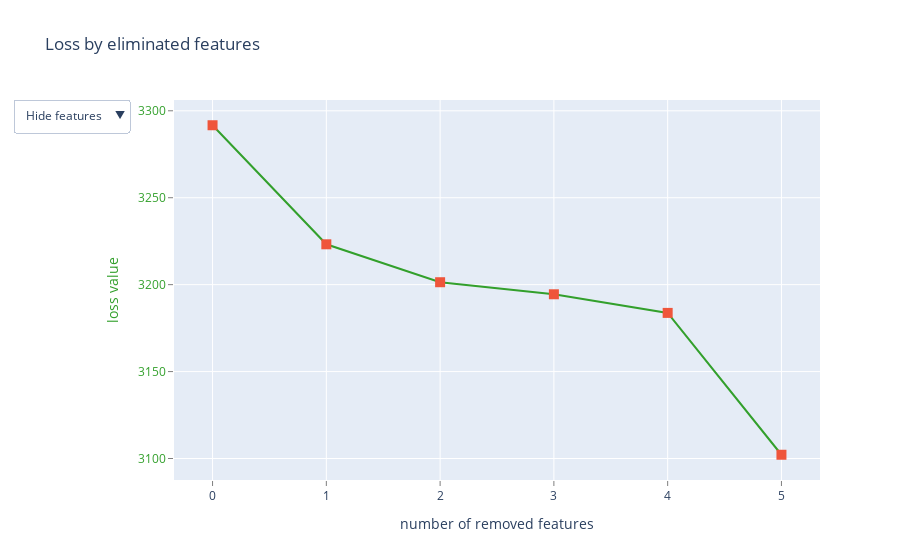

Notebook cell for this chart:
### Code cell
summary = cat_model.select_features(
                    X = X_train,
                    y = y_train,
                    eval_set=(X_test, y_test),
                    features_for_select='0-21',
                    num_features_to_select = 17,
                    steps = 5,
                    algorithm=EFeaturesSelectionAlgorithm.RecursiveByShapValues,
                    shap_calc_type=EShapCalcType.Regular,
                    train_final_model=True,
                    logging_level='Silent',
                    plot=True
                    
)

### Figure 1 — Plotly figure (JSON) as saved in the notebook; plotly's stock layout.template omitted (floating-point values rounded to 4 significant figures)
{"data": [{"line": {"color": "rgb(51,160,44)"}, "mode": "lines+markers", "name": "", "text": ["", "municipality_name", "district_municipality_name", "area_km2", "lon", "grunnkrets_population_density"], "type": "scatter", "x": [0, 1, 2, 3, 4, 5], "y": [3292.0, 3223.0, 3201.0, 3194.0, 3184.0, 3102.0]}, {"marker": {"size": 10, "symbol": "square"}, "mode": "markers", "name": "", "text": ["", "municipality_name", "district_municipality_name", "area_km2", "lon", "grunnkrets_population_density"], "type": "scatter", "x": [0, 1, 2, 3, 4, 5], "y": [3292.0, 3223.0, 3201.0, 3194.0, 3184.0, 3102.0]}, {"mode": "text", "name": "", "text": ["", "14", "16", "15", "2", "18"], "textfont": {"color": "rgb(51,160,44)", "family": "sans serif", "size": 18}, "textposition": "bottom center", "type": "scatter", "visible": false, "x": [0, 1, 2, 3, 4, 5], "y": [3292.0, 3223.0, 3201.0, 3194.0, 3184.0, 3102.0]}, {"mode": "text", "name": "", "text": ["", "municipality_name", "district_municipality_name", "area_km2", "lon", "grunnkrets_population_density"], "textfont": {"color": "rgb(51,160,44)", "family": "sans serif", "size": 18}, "textposition": "bottom center", "type": "scatter", "visible": false, "x": [0, 1, 2, 3, 4, 5], "y": [3292.0, 3223.0, 3201.0, 3194.0, 3184.0, 3102.0]}], "layout": {"showlegend": false, "title": {"text": "Loss by eliminated features"}, "updatemenus": [{"active": 0, "buttons": [{"args": [{"visible": [true, true, false, false]}], "label": "Hide features", "method": "update"}, {"args": [{"visible": [true, true, true, false]}], "label": "Show indices", "method": "update"}, {"args": [{"visible": [true, true, false, true]}], "label": "Show names", "method": "update"}], "pad": {"r": 10, "t": 10}, "showactive": true, "x": -0.25, "xanchor": "left", "y": 1.03, "yanchor": "top"}], "xaxis": {"gridcolor": "rgb(255,255,255)", "showgrid": true, "showline": false, "showticklabels": true, "tickcolor": "rgb(127,127,127)", "ticks": "outside", "title": {"text": "number of removed features"}, "zeroline": false}, "yaxis": {"gridcolor": "rgb(255,255,255)", "showgrid": true, "showline": false, "showticklabels": true, "tickcolor": "rgb(127,127,127)", "tickfont": {"color": "rgb(51,160,44)"}, "ticks": "outside", "title": {"font": {"color": "rgb(51,160,44)"}, "text": "loss value"}, "zeroline": false}}}
